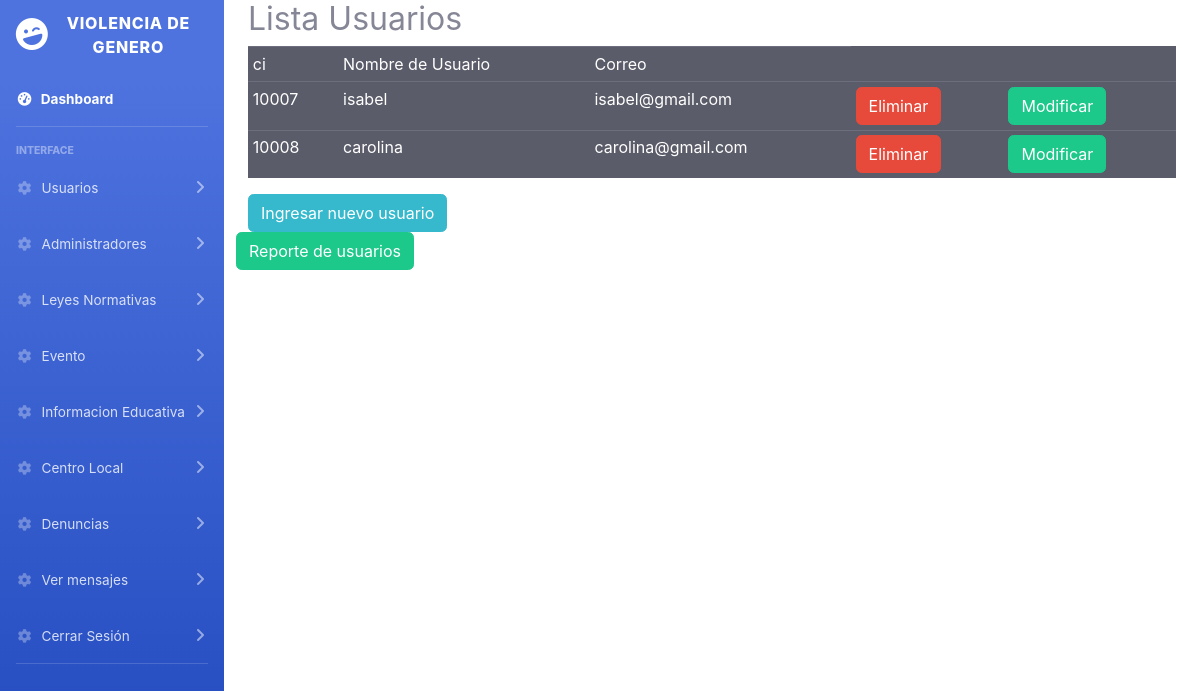
Screenshot of /controlador/usuarioLista.php (signed in) with the database file from the repository.
### tables this page shows
CREATE TABLE `usuario` (
  `ci_usuario` int(11) NOT NULL,
  `nombre_usuario` varchar(20) DEFAULT NULL,
  `contrasenia` varchar(150) DEFAULT NULL,
  `correo` varchar(40) DEFAULT NULL
);

### controlador/usuarioLista.php (called while the page is built, shortened)
<?php
    include("../vista/dashboard_admin/head.php");
    include("../vista/dashboard_admin/sidebar.php");
    include("../modelo/usuarioClase.php");
    $car = new Usuario("", "", "", "","");
    $res=$car->lista();
    include("../vista/usuarioLista.php");
    include("../vista/dashboard_admin/footer.php");
?>

### modelo/usuarioClase.php (called while the page is built, shortened)
<?php
class Usuario
{
    public function lista()
    {
        $db = new Conexion();
        $sql = $db->query("SELECT * FROM usuario");
        return ($sql);
    }
}
?>

### vista/usuarioLista.php (the view, shortened to what this page needs)
<div class="container-fluid">
    <h2>Lista Usuarios</h2>
    <table  class="table table-dark table-sm">
        <tr>
            <td>ci</td>
            <td>Nombre de Usuario</td>
            <td>Correo</td>
        </tr>
        <?php
            while($reg=mysqli_fetch_array($res)){
                echo "<tr>";
                echo "<td>".$reg['ci_usuario']."</td>";
                echo "<td>".$reg['nombre_usuario']."</td>";
                echo "<td>".$reg['correo']."</td>";
                echo "<td><a href='../controlador/usuarioElimina.php?ci=".$reg['ci_usuario']."' btn='btn-danger' class='btn btn-danger'>Eliminar</a></td>";
                echo "<td><a href='../controlador/usuarioModifica.php?ci=".$reg['ci_usuario']."'  class='btn btn-success'>Modificar</a></td>";
                echo "</tr>";
            }
        ?>
    </table>
    <button type="button" class="btn btn-info" onclick="window.location.href='../controlador/usuarioRegistro.php'">Ingresar nuevo usuario</button>
    <form action="../reportes/reporteUsuarios.php" method="post" accept-charset="utf-8">
        <div class="row">
            <button type="submit" class="btn btn-success mb-2">Reporte de usuarios</button>
        </div>
    </form>
</div>

### rows the page displays
usuario: ci_usuario "10007", nombre_usuario "isabel", correo "isabel@gmail.com"
usuario: ci_usuario "10008", nombre_usuario "carolina", correo "carolina@gmail.com"
